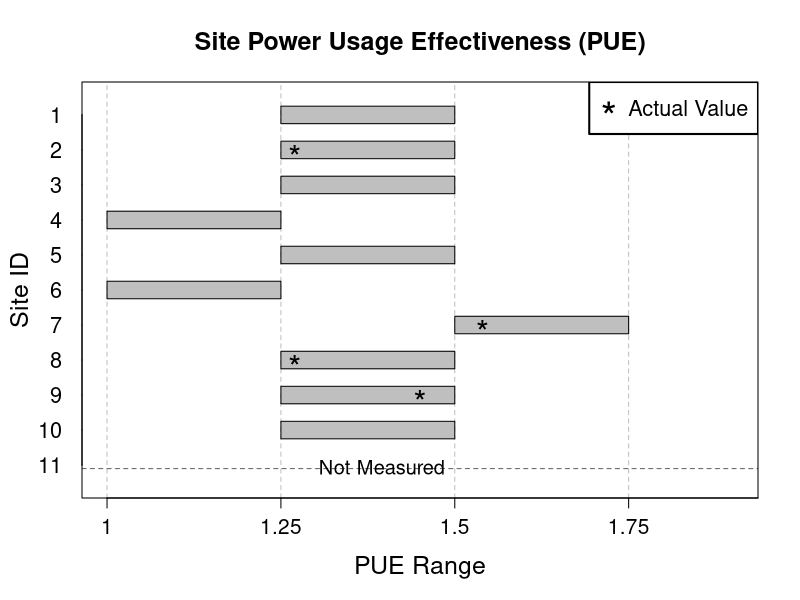

Source code (R):
d<-read.table("Table1.txt", header=T)
d1<-d[,c(8,9,10)]
d1<-data.matrix(d1)

pdf("PUE-Graph.pdf", width=7, height=7)
plot(1, type="n", xlim=c(1,1.9), ylim=c(0,22), axes=FALSE,xlab="", ylab="")
abline(v=c(1,1.25,1.5,1.75,2),lty=2, col="gray")
axis(1,at=seq(1,2,by=0.25),labels=seq(1,2,by=0.25),las=0, cex.axis=1.25)
axis(2,at=seq(1,22,by=2),labels=seq(11,1,by=-1),cex.axis=1.3,las=2, tck=0)
title(main=paste("Site Power Usage Effectiveness (PUE)"),cex.main=1.5)
mtext("Site ID", side=2, line=2.5, cex=1.5)
mtext("PUE Range", side=1, line=3, cex=1.5)

for (i in 1:10)
	rect(d1[i,1], (22-(2*i) + 1.5) , d1[i,2], (22-(2*i) + 0.5), col="gray75")

library('calibrate')
abline(h=c(0.8), lty=2, col="gray40")
textxy(1.25,0.2, "Not Measured", cex=1.2)
for (i in 1:10)
	if(d1[i,3] != -1)
		points(d1[i,3]+ 0.01,22-(2*i)+1, pch='*', cex=2)

legend("topright", legend=c("Actual Value"), pch=c(42), col=c("black"),cex=1.3,pt.cex=2.5, box.lwd=2)
box()
dev.off()
